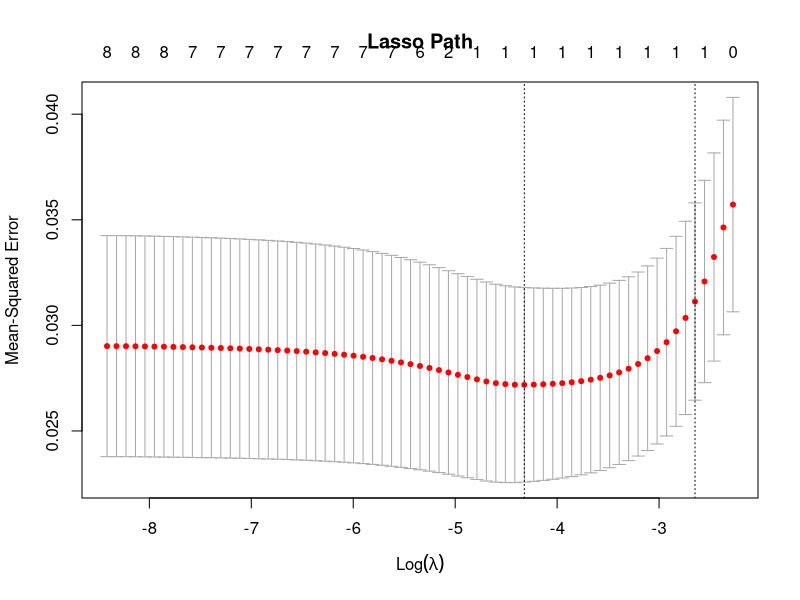

Here is the R script that generated this plot:
library(glmnet)
library(readr)

data <- read_csv("data/willhaben_woom_bikes_sample.csv")


data_numeric <- data[, sapply(data, is.numeric)]
data_numeric <- data_numeric[, !names(data_numeric) %in% 
                               c("price_parsed", "latitude", "longitude", 
                                 "zip_code", "last_modified_unix", "zip_code_result", 
                                 "obs_id", "logistic_costs")]

data_numeric <- na.omit(data_numeric)

# Create X and y
X <- model.matrix(log_price ~ . - 1, data = data_numeric)  # Exclude intercept
y <- data_numeric$log_price

dim(X)
length(y)

cvfit <- cv.glmnet(X, y, alpha = 1)

best_lambda <- cvfit$lambda.min
print(best_lambda)

plot(cvfit, main = "Lasso Path")


lasso_coefs <- coef(cvfit, s = best_lambda)
print(lasso_coefs)


